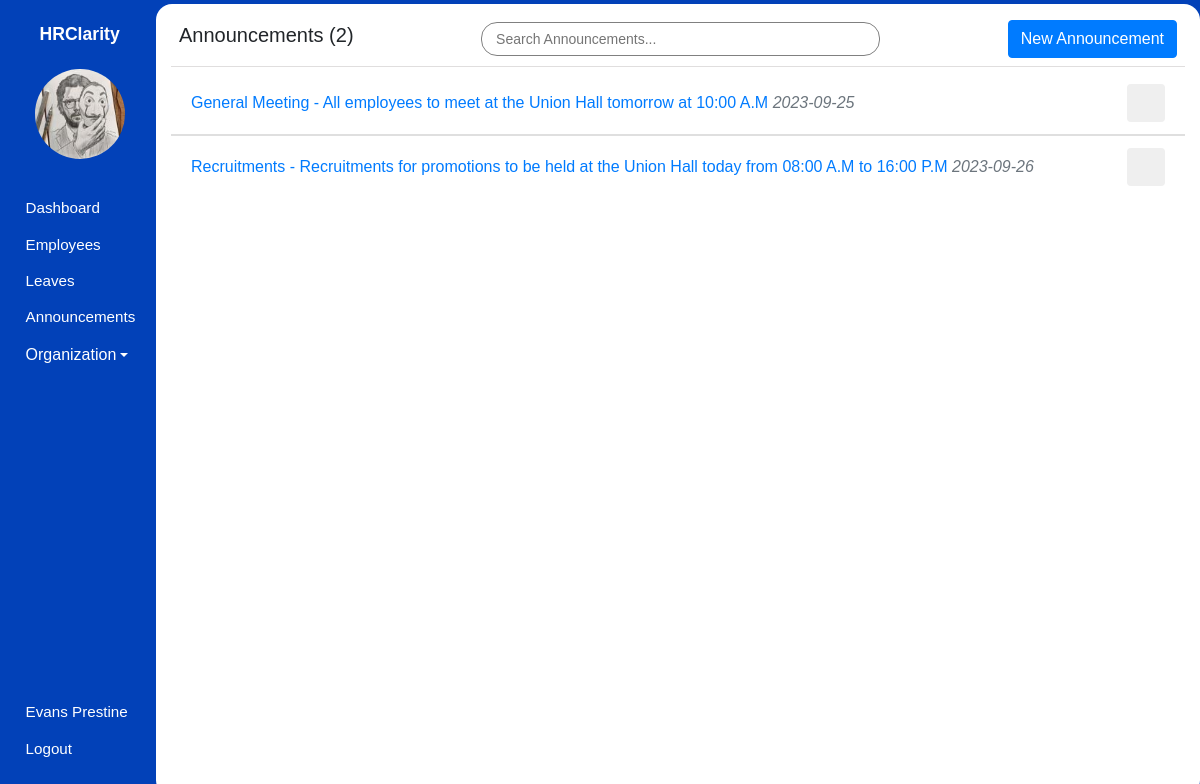
Page /admin/announcements (signed in) on the earlier database version.
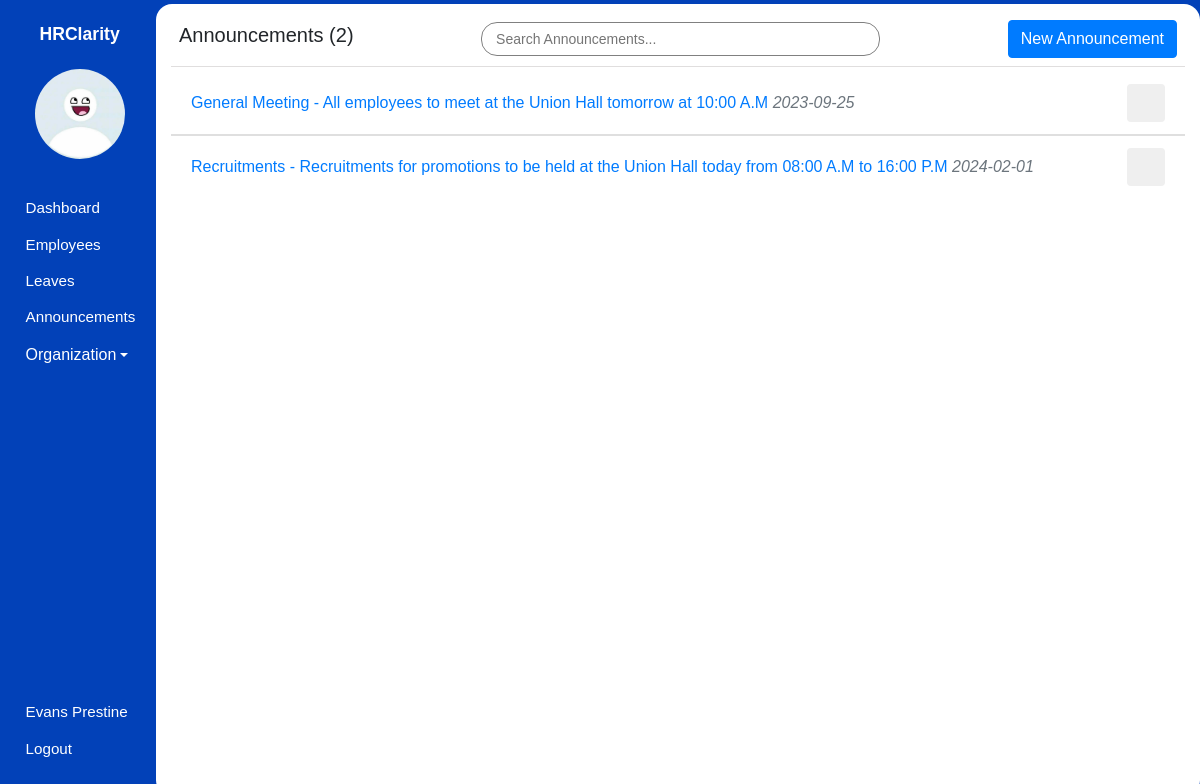
Same page on the later database version.
### hrms/models.py (models this page shows, shortened)
class User(db.Model, UserMixin):
    id = db.Column(db.Integer, primary_key=True)
    first_name = db.Column(db.String(80), nullable=False)
    last_name = db.Column(db.String(120), nullable=False)
    dob = db.Column(db.Date, nullable=False)
    gender = db.Column(db.String(7), nullable=False)
    email_address = db.Column(db.String(120), nullable=False)
    phone_number = db.Column(db.String(20), nullable=False)
    national_id = db.Column(db.Integer, nullable=False)
    user_level = db.Column(db.Integer, nullable=False, default=1)
    user_type = db.Column(db.String(10), nullable=False, default='employee')
    password = db.Column(db.String(60), nullable=False)
    image_file = db.Column(db.String(20), nullable=False, default='default.jpg')
    leaves = db.relationship('Leave')
    occupation_id = db.Column(db.Integer, db.ForeignKey('occupation.id'), nullable=False)

class Announcement(db.Model):
    id = db.Column(db.Integer, primary_key=True)
    title = db.Column(db.String(80), nullable=False)
    content = db.Column(db.Text, nullable=False)
    created_at = db.Column(db.DateTime, default=datetime.utcnow)
    ends_at = db.Column(db.Date)

### hrms/announcements/routes.py (the view)
@announcements.route('/admin/announcements')
@login_required
def view_announcements():
    announcements = Announcement.query.order_by(Announcement.ends_at.asc()).all()
    announcements_count = Announcement.query.count()
    return render_template('announcements.html', page_title='Announcements', announcements=announcements, announcements_count=announcements_count, user=current_user)

### hrms/models.py (called while the page is built)
@login_manager.user_loader
def load_user(user_id):
    user = User.query.filter_by(id=user_id).first()
    return user

### hrms/templates/announcements.html (shortened to what this page needs)
{% extends 'main_layout.html' %} {% block body %}
<section class="app">
  {% include 'admin/aside.html' %}
  <main>
    <div class="main_container container-fluid pt-2">
      <div class="header p-2 d-flex justify-content-between align-items-center">
        <h5>Announcements ({{ announcements_count }})</h5>
        <input
          type="text"
          id="myInput"
          onkeyup="searchFunction()"
          placeholder="Search Announcements..."
          class="form-control-sm"
        />
        <a
          href="{{ url_for('announcements.add_announcement') }}"
          class="btn btn-primary"
          >New Announcement</a
        >
      </div>
      <div class="announcements_wrapper">
        {% for announcement in announcements %}
        <div class="announcement list-group list-group-flush searchable">
          <li
            class="list-group-item d-flex justify-content-between align-items-center"
          >
            <span>
              <a
                href="{{ url_for('announcements.update_announcement', announcement_id=announcement.id) }}"
              >
                {{ announcement.title }} - {{ announcement.content }}
                <i class="text-secondary">{{ announcement.ends_at }}</i>
              </a>
            </span>
            <form
              action="{{ url_for('announcements.delete_announcement', announcement_id=announcement.id) }}"
              method="post"
              onsubmit="return confirm('Are you sure you want to delete this announcement?');"
            >
              <button type="submit" class="btn text-danger">
                <span class="icon icon-trash"></span>
              </button>
            </form>
          </li>
        </div>
        {% endfor %}
      </div>
    </div>
  </main>
</section>
{% endblock body %}

### hrms/templates/admin/aside.html (shortened to what this page needs)
<aside>
  <h1 class="mt-3">HRClarity</h1>
  <div class="container text-center mt-4">
    <img src="{{ url_for('static', filename='images/profile_pictures/' ~ current_user.image_file ) }}" alt="Employee" class="rounded-circle" width="90" height="90" />
  </div>
  <div class="links">
    <ul>
      <li>
        <a href="{{ url_for('admin.admin_dashboard') }}">
            <span class="icon icon-home"></span>
            <span>Dashboard</span>
        </a>
      </li>
      <li>
        <a href="{{ url_for('admin.employees') }}">
            <span class="icon icon-users"></span>
            <span>Employees</span>
        </a>
      </li>
      <li>
        <a href="{{ url_for('leaves.admin_view_leaves') }}">
            <span class="icon icon-car"></span>
            <span>Leaves</span>
        </a>
      </li>
      <li>
        <a href="{{ url_for('announcements.view_announcements') }}">
            <span class="icon icon-speaker"></span>
            <span>Announcements</span>
        </a>
      </li>
      <li class="nav-item dropdown">
        <a class="dropdown-toggle" data-toggle="dropdown" href="#" role="button" aria-expanded="false"><span class="icon icon-building"></span>Organization</a>
    </li>
    </ul>
    <ul>
      <li>
        <a href="{{ url_for('user.profile_settings', employee_id=current_user.id) }}">
            <span class="icon icon-user"></span>
            <span>{{ user.first_name }} {{ user.last_name }}</span>
        </a>
      </li>
      <li>
        <a href="{{ url_for('user.logout') }}">
            <span class="icon icon-power-off"></span>
            <span>Logout</span>
        </a>
      </li>
    </ul>
  </div>
</aside>

Differences in the rows shown:
changed User "Evans": image_file: picture removed, a placeholder shows
changed Announcement "Recruitments": ends_at "2023-09-26" → "2024-02-01"
